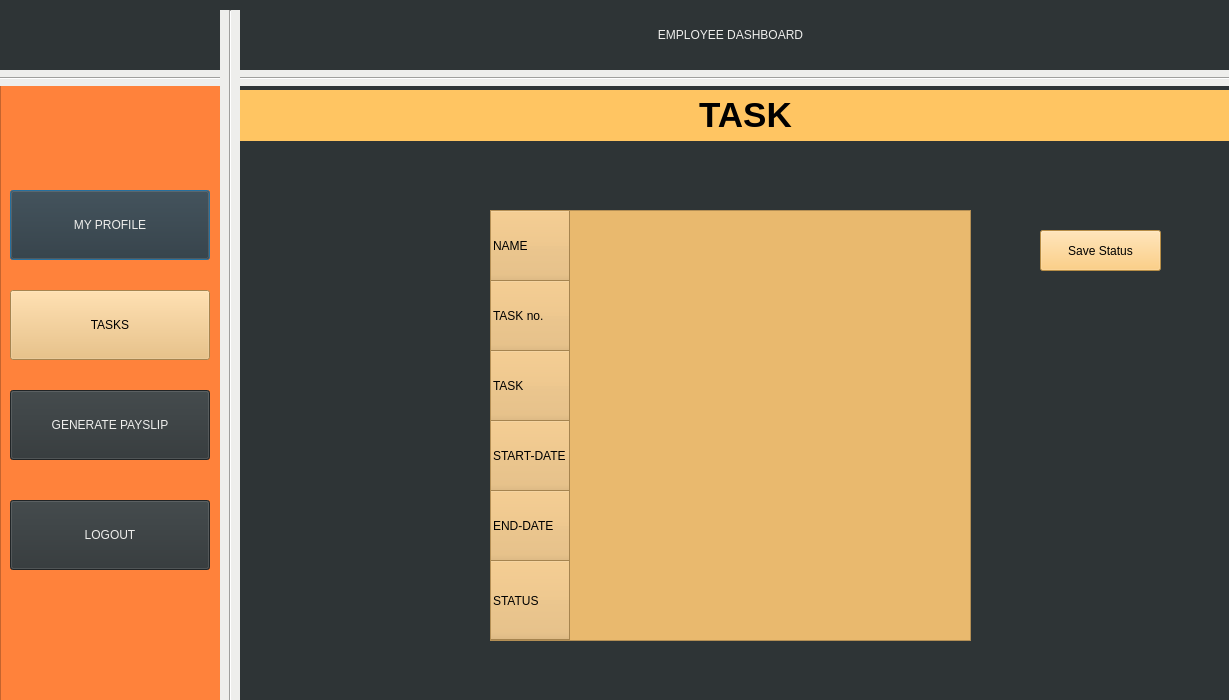
<?xml version="1.0" encoding="UTF-8"?>
<ui version="4.0">
 <class>Dialog</class>
 <widget class="QDialog" name="Dialog">
  <property name="geometry">
   <rect>
    <x>0</x>
    <y>0</y>
    <width>1229</width>
    <height>700</height>
   </rect>
  </property>
  <property name="windowTitle">
   <string>Dialog</string>
  </property>
  <property name="autoFillBackground">
   <bool>false</bool>
  </property>
  <property name="styleSheet">
   <string notr="true">background-color: rgb(46, 52, 54);
border-bottom-color: rgb(238, 238, 236);
border-right-color: rgb(238, 238, 236);
border-top-color: rgb(238, 238, 236);
border-color: rgb(245, 121, 0);</string>
  </property>
  <widget class="QLabel" name="label1">
   <property name="geometry">
    <rect>
     <x>240</x>
     <y>0</y>
     <width>981</width>
     <height>71</height>
    </rect>
   </property>
   <property name="styleSheet">
    <string notr="true">color:rgb(238, 238, 236);
font: 75 30pt &quot;Ubuntu Condensed&quot;;</string>
   </property>
   <property name="text">
    <string>&lt;html&gt;&lt;head/&gt;&lt;body&gt;&lt;p align=&quot;center&quot;&gt;EMPLOYEE DASHBOARD&lt;/p&gt;&lt;/body&gt;&lt;/html&gt;</string>
   </property>
  </widget>
  <widget class="Line" name="line">
   <property name="geometry">
    <rect>
     <x>-10</x>
     <y>70</y>
     <width>1251</width>
     <height>16</height>
    </rect>
   </property>
   <property name="styleSheet">
    <string notr="true">
background-color: rgb(238, 238, 236);</string>
   </property>
   <property name="orientation">
    <enum>Qt::Horizontal</enum>
   </property>
  </widget>
  <widget class="Line" name="line_2">
   <property name="geometry">
    <rect>
     <x>220</x>
     <y>10</y>
     <width>20</width>
     <height>761</height>
    </rect>
   </property>
   <property name="styleSheet">
    <string notr="true">
background-color: rgb(238, 238, 236);</string>
   </property>
   <property name="orientation">
    <enum>Qt::Vertical</enum>
   </property>
  </widget>
  <widget class="QColumnView" name="columnView">
   <property name="geometry">
    <rect>
     <x>0</x>
     <y>80</y>
     <width>226</width>
     <height>621</height>
    </rect>
   </property>
   <property name="styleSheet">
    <string notr="true">background-color: rgb(255, 130, 59);
</string>
   </property>
  </widget>
  <widget class="QPushButton" name="myprofile">
   <property name="geometry">
    <rect>
     <x>10</x>
     <y>190</y>
     <width>200</width>
     <height>70</height>
    </rect>
   </property>
   <property name="cursor">
    <cursorShape>OpenHandCursor</cursorShape>
   </property>
   <property name="mouseTracking">
    <bool>true</bool>
   </property>
   <property name="acceptDrops">
    <bool>false</bool>
   </property>
   <property name="styleSheet">
    <string notr="true">color:rgb(238, 238, 236);
font: 75 17pt &quot;Ubuntu Condensed&quot;;</string>
   </property>
   <property name="text">
    <string>MY PROFILE</string>
   </property>
  </widget>
  <widget class="QPushButton" name="tasks">
   <property name="geometry">
    <rect>
     <x>10</x>
     <y>290</y>
     <width>200</width>
     <height>70</height>
    </rect>
   </property>
   <property name="cursor">
    <cursorShape>OpenHandCursor</cursorShape>
   </property>
   <property name="styleSheet">
    <string notr="true">
color:rgb(0,0,0);
background-color: rgb(233, 185, 110);
font: 75 17pt &quot;Ubuntu Condensed&quot;;</string>
   </property>
   <property name="text">
    <string>TASKS</string>
   </property>
  </widget>
  <widget class="QPushButton" name="logout">
   <property name="geometry">
    <rect>
     <x>10</x>
     <y>500</y>
     <width>200</width>
     <height>70</height>
    </rect>
   </property>
   <property name="cursor">
    <cursorShape>OpenHandCursor</cursorShape>
   </property>
   <property name="styleSheet">
    <string notr="true">color:rgb(238, 238, 236);
font: 75 17pt &quot;Ubuntu Condensed&quot;;</string>
   </property>
   <property name="text">
    <string>LOGOUT</string>
   </property>
  </widget>
  <widget class="QColumnView" name="columnView_2">
   <property name="geometry">
    <rect>
     <x>210</x>
     <y>80</y>
     <width>1021</width>
     <height>671</height>
    </rect>
   </property>
   <property name="styleSheet">
    <string notr="true">background-color: rgb(255, 255, 255);
background-color: rgb(46, 52, 54);
</string>
   </property>
  </widget>
  <widget class="QLabel" name="label1_2">
   <property name="geometry">
    <rect>
     <x>240</x>
     <y>90</y>
     <width>1011</width>
     <height>51</height>
    </rect>
   </property>
   <property name="styleSheet">
    <string notr="true">background-color: rgb(255, 197, 98);
font: 75 30pt &quot;Ubuntu Condensed&quot;;</string>
   </property>
   <property name="text">
    <string>&lt;html&gt;&lt;head/&gt;&lt;body&gt;&lt;p align=&quot;center&quot;&gt;&lt;span style=&quot; font-size:26pt; font-weight:600;&quot;&gt;TASK&lt;/span&gt;&lt;/p&gt;&lt;/body&gt;&lt;/html&gt;</string>
   </property>
  </widget>
  <widget class="QPushButton" name="generatepayslip">
   <property name="geometry">
    <rect>
     <x>10</x>
     <y>390</y>
     <width>200</width>
     <height>70</height>
    </rect>
   </property>
   <property name="cursor">
    <cursorShape>OpenHandCursor</cursorShape>
   </property>
   <property name="styleSheet">
    <string notr="true">color:rgb(238, 238, 236);
font: 75 17pt &quot;Ubuntu Condensed&quot;;</string>
   </property>
   <property name="text">
    <string>GENERATE PAYSLIP</string>
   </property>
  </widget>
  <widget class="QLabel" name="LOGO">
   <property name="geometry">
    <rect>
     <x>10</x>
     <y>10</y>
     <width>201</width>
     <height>51</height>
    </rect>
   </property>
   <property name="text">
    <string/>
   </property>
   <property name="pixmap">
    <pixmap>logo.png</pixmap>
   </property>
   <property name="scaledContents">
    <bool>true</bool>
   </property>
  </widget>
  <widget class="QTableWidget" name="tableWidget">
   <property name="geometry">
    <rect>
     <x>490</x>
     <y>210</y>
     <width>481</width>
     <height>431</height>
    </rect>
   </property>
   <property name="styleSheet">
    <string notr="true">border-color: rgb(255, 197, 98);
selection-color: rgb(136, 138, 133);
color: rgb(0, 0, 0);
background-color: rgb(233, 185, 110);</string>
   </property>
   <attribute name="horizontalHeaderVisible">
    <bool>false</bool>
   </attribute>
   <attribute name="horizontalHeaderCascadingSectionResizes">
    <bool>false</bool>
   </attribute>
   <attribute name="horizontalHeaderDefaultSectionSize">
    <number>250</number>
   </attribute>
   <attribute name="horizontalHeaderHighlightSections">
    <bool>false</bool>
   </attribute>
   <attribute name="horizontalHeaderShowSortIndicator" stdset="0">
    <bool>false</bool>
   </attribute>
   <attribute name="horizontalHeaderStretchLastSection">
    <bool>true</bool>
   </attribute>
   <attribute name="verticalHeaderCascadingSectionResizes">
    <bool>true</bool>
   </attribute>
   <attribute name="verticalHeaderDefaultSectionSize">
    <number>70</number>
   </attribute>
   <attribute name="verticalHeaderShowSortIndicator" stdset="0">
    <bool>true</bool>
   </attribute>
   <attribute name="verticalHeaderStretchLastSection">
    <bool>true</bool>
   </attribute>
   <row>
    <property name="text">
     <string>NAME</string>
    </property>
   </row>
   <row>
    <property name="text">
     <string>TASK no.</string>
    </property>
   </row>
   <row>
    <property name="text">
     <string>TASK</string>
    </property>
   </row>
   <row>
    <property name="text">
     <string>START-DATE</string>
    </property>
   </row>
   <row>
    <property name="text">
     <string>END-DATE</string>
    </property>
   </row>
   <row>
    <property name="text">
     <string>STATUS</string>
    </property>
   </row>
  </widget>
  <widget class="QPushButton" name="save">
   <property name="geometry">
    <rect>
     <x>1040</x>
     <y>230</y>
     <width>121</width>
     <height>41</height>
    </rect>
   </property>
   <property name="styleSheet">
    <string notr="true">background-color: rgb(255, 197, 98);
color: rgb(0, 0, 0);</string>
   </property>
   <property name="text">
    <string>Save Status</string>
   </property>
  </widget>
  <widget class="QLabel" name="saved">
   <property name="geometry">
    <rect>
     <x>1040</x>
     <y>200</y>
     <width>121</width>
     <height>17</height>
    </rect>
   </property>
   <property name="styleSheet">
    <string notr="true">color: rgb(238, 238, 236);
background-color: rgb(46, 52, 54);</string>
   </property>
   <property name="text">
    <string/>
   </property>
  </widget>
  <zorder>columnView_2</zorder>
  <zorder>columnView</zorder>
  <zorder>label1</zorder>
  <zorder>line</zorder>
  <zorder>line_2</zorder>
  <zorder>tasks</zorder>
  <zorder>logout</zorder>
  <zorder>myprofile</zorder>
  <zorder>label1_2</zorder>
  <zorder>generatepayslip</zorder>
  <zorder>LOGO</zorder>
  <zorder>tableWidget</zorder>
  <zorder>save</zorder>
  <zorder>saved</zorder>
 </widget>
 <resources/>
 <connections/>
</ui>
